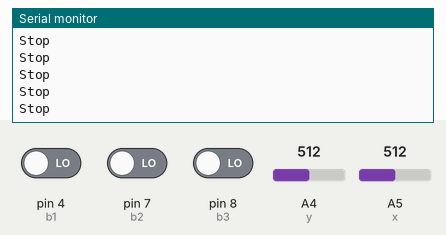
Recording of a sketch running on a simulated Arduino Uno, built with avr-gcc and run on an emulated ATmega328P. Shown: the last lines printed to the serial monitor. The test bench sets the inputs (shaded band); at power-on: A4 (y) = 512, A5 (x) = 512, pin 4 (b1) LOW, pin 7 (b2) LOW, pin 8 (b3) LOW. No radio packets arrive unless stated.

Above: at 1.2 s.
1.3 s: A4 (y) set to 412
2.8 s: A4 (y) set to 391
At 2.81 s:
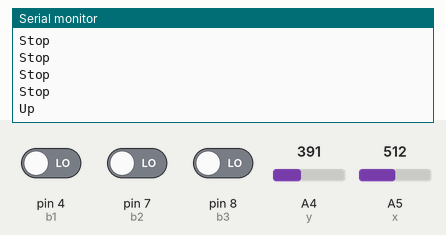
4.7 s: A5 (x) set to 411
At 4.7 s:
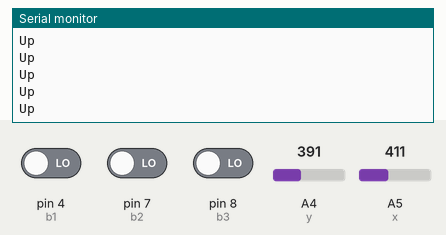
6.2 s: A5 (x) set to 382
At 6.35 s:
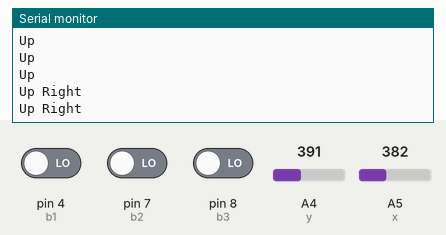

Measured:
- the behaviour switches between 400 and 399 on A4 (y) (found by bisection; images 0 and 1)
- the behaviour switches between 400 and 399 on A5 (x) (found by bisection; images 2 and 3)
- after the input at 2.8 s, the serial monitor: prints a new line at once (image 1)
- after the input at 6.2 s, the serial monitor: prints a new line after 0.08 s (image 3)

The sketch:

Final_Send.ino
```cpp
// (licence header left out)
#include <RH_ASK.h> // Transmitter  for radiohead
#include <SPI.h>

// Pin assignments
int x = A5; // left and right
int y = A4; // up and down
int s = 13; // Switch

int b1 = 4; // red
int b2 = 7; // blue
int b3 = 8; // yellow

// debounce
boolean pressed[4] = {0,0,0,0};
boolean action[4] = {0,0,0,0};
int buttonDelay = 100;
// rx tx obj
RH_ASK driver;

void setup() {
    pinMode(s, INPUT);

    pinMode(b1, INPUT);
    pinMode(b2, INPUT);
    pinMode(b3, INPUT);
    Serial.begin(9600);
    driver.init();
}


void loop() {
  // strings to send
  const char *meg1 =  "DL  "; // right stick Up
  const char *meg2 =  "DR  "; // left stick Up
  const char *meg3 =  "D   "; // right stick Down
  const char *meg4 =  "UL  "; // left stick Down
  const char *meg5 =  "UR  ";
  const char *meg6 =  "U   ";
  const char *meg7 =  "L   "; // left stick Down
  const char *meg8 =  "R   ";
  const char *meg9 =  "Stop";
  const char *meg10 = "B1  "; // button1
  const char *meg11 = "B2  "; // button2

  const char *meg12 = "B3  "; // button2


  if(analogRead(y) > 700) {  // Negative Y movement
       if(analogRead(x) > 700) { // Negative X movement
          Serial.println("Down Left");
          driver.send((uint8_t *)meg1, 12);
          driver.waitPacketSent();
       } else if(analogRead(x) < 400) { // Right X movement
          Serial.println("Down Right");
          driver.send((uint8_t *)meg2, 12);
          driver.waitPacketSent();
       } else { // X middle Y negative
           driver.send((uint8_t *)meg3, 12);
           driver.waitPacketSent();
           Serial.println("Down");
       }
  } else if(analogRead(y) < 400) {  // Positive Y movement

       if(analogRead(x) > 700) {
          Serial.println("Up Left");
          driver.send((uint8_t *)meg4, 12);
          driver.waitPacketSent();
       } else if(analogRead(x) < 400) {
          driver.send((uint8_t *)meg5, 12);
          driver.waitPacketSent();
          Serial.println("Up Right");

       } else {
          Serial.println("Up");
          driver.send((uint8_t *)meg6, 12);
          driver.waitPacketSent();
       }
  } else { // No Y movement
       if(analogRead(x) > 700) {
          Serial.println("Left");
          driver.send((uint8_t *)meg7, 12);
          driver.waitPacketSent();
       } else if(analogRead(x) < 400) {
          Serial.println("Right");
          driver.send((uint8_t *)meg8, 12);
          driver.waitPacketSent();
       } else { // No movement
           Serial.println("Stop");
           driver.send((uint8_t *)meg9, 12);
           driver.waitPacketSent();

       }
  }

 if(digitalRead(b1) == HIGH && !pressed[0]) { // Red is pressed
    Serial.println("Button 1 On");
    driver.send((uint8_t *)meg10, 12);
    driver.waitPacketSent();

    pressed[0] = true;
    delay(buttonDelay);
  } else if(digitalRead(b1) == LOW) {

    pressed[0] = false;
  }

  if(digitalRead(b2) == HIGH && !pressed[1]) { // Blue is pressed
    Serial.println("Button 2 On");
    driver.send((uint8_t *)meg11, 12);
    driver.waitPacketSent();
    pressed[1] = true;
    delay(buttonDelay);
  } else if(digitalRead(b2) == LOW){

    pressed[1] = false;
  }

  if(digitalRead(b3) == HIGH && !pressed[2]) { // Yellow is pressed
    Serial.println("Button 3 On");
    driver.send((uint8_t *)meg12, 12);
    driver.waitPacketSent();
    pressed[2] = true;
    delay(buttonDelay);
  } else if(digitalRead(b3) == LOW){
    pressed[2] = false;
  }

  #if 0 // switches on joysticks never work :(
  if(digitalRead(s) == HIGH && !pressed[3]) {
    Serial.println("Switch On");
    driver.send((uint8_t *)meg12, 12);
    driver.waitPacketSent();
    pressed[3] = true;
    delay(buttonDelay);
  } else if(digitalRead(s) == LOW){
    pressed[3] = false;
  }
  #endif
}
```
